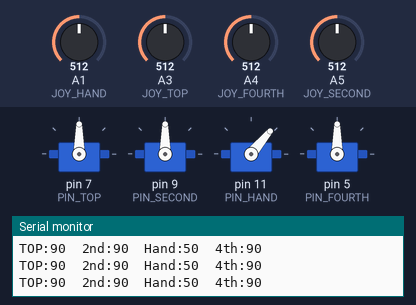
The sketch below on a simulated Arduino Uno, built with avr-gcc and run on an emulated ATmega328P. Parts: 4 × servo, the last lines printed to the serial monitor. The test bench sets the inputs (shaded band); at power-on: A3 (JOY_TOP) = 512, A4 (JOY_FOURTH) = 512, A5 (JOY_SECOND) = 512, A1 (JOY_HAND) = 512.

Above: at 1.7 s.
1.8 s: A3 (JOY_TOP) set to 59
At 3.0 s:
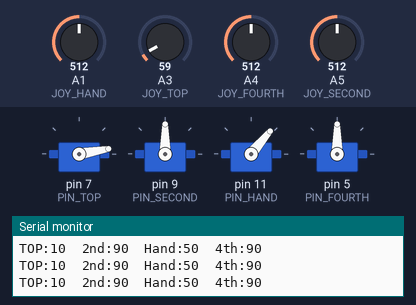
3.3 s: A3 (JOY_TOP) set to 51
At 4.5 s:
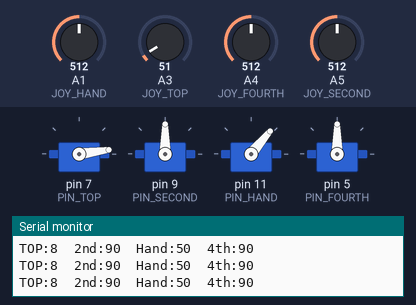
6.3 s: A4 (JOY_FOURTH) set to 571
At 7.5 s:
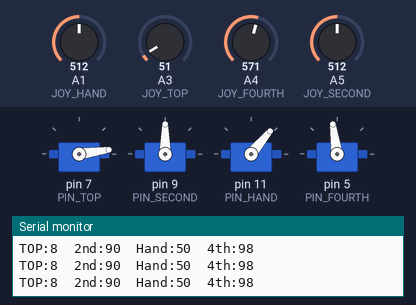
7.8 s: A4 (JOY_FOURTH) set to 596
At 8.9 s:
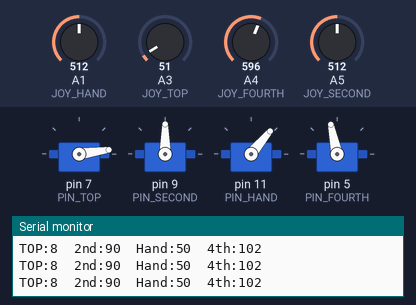
9.3 s: A5 (JOY_SECOND) set to 565
At 10.4 s:
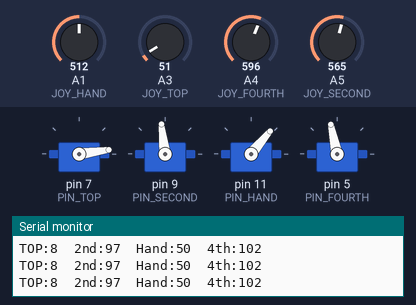
12.3 s: A5 (JOY_SECOND) set to 587
At 13.4 s:
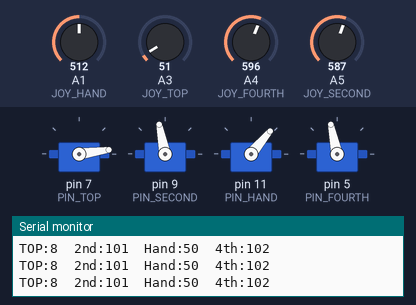
Timing chart, 0 to 14.8 s (numbered marks = the images above; inputs shaded):
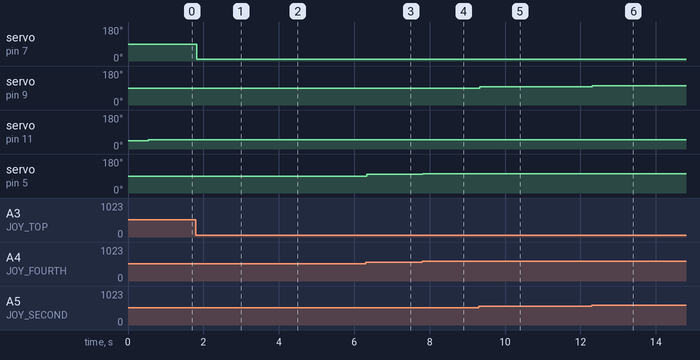

Measured:
- after the input at 1.8 s, servo on pin 7 (PIN_TOP): 90° → 10° at once
- after the input at 3.3 s, servo on pin 7 (PIN_TOP): 10° → 8° at once
- after the input at 6.3 s, servo on pin 5 (PIN_FOURTH): 90° → 98° at once
- after the input at 7.8 s, servo on pin 5 (PIN_FOURTH): 98° → 102° at once
- after the input at 9.3 s, servo on pin 9 (PIN_SECOND): 90° → 97° at once
- after the input at 12.3 s, servo on pin 9 (PIN_SECOND): 97° → 101° at once

The sketch:

4_axis_incomplete.ino
```cpp
/*
 * ================================================================
 *  4-Axis Robotic Arm — Joystick Control (Fixed)
 *  Board  : Arduino Uno
 *  Power  : 9V into Arduino barrel jack
 *           Joysticks → Arduino 5V pin
 *           Servos    → separate 5V / 2A+ supply (shared GND!)
 * ================================================================
 *
 *  PIN MAPPING:
 *    TOP motor   → Servo pin 7   ↔ Joystick A3
 *    2nd motor   → Servo pin 9   ↔ Joystick A5 (was A2 - use A5 if A2 doesn't work)
 *    3rd motor   → Servo pin 11  ↔ Joystick A1 (hand/gripper)
 *    4th motor   → Servo pin 5   ↔ Joystick A4
 *
 *  TROUBLESHOOTING:
 *    Set DEBUG_JOYSTICKS to true below, then open Serial Monitor.
 *    You should see raw values (0-1023) change when you move each joystick.
 *    If values stay at 0, 1023, or random - check wiring:
 *      - Each joystick: VCC→5V, GND→GND, VRx→analog pin
 *      - Try VRy instead of VRx if one axis doesn't work
 * ================================================================
 */

#include <Servo.h>

// -------- Set to true to see raw joystick values (for debugging) --------
#define DEBUG_JOYSTICKS false

// -------- Servo pins --------
#define PIN_TOP     7
#define PIN_SECOND  9
#define PIN_HAND    11
#define PIN_FOURTH  5

// -------- Joystick analog pins --------
#define JOY_TOP     A3
#define JOY_SECOND  A5   // Use A5 if A2 doesn't work; move joystick signal wire to A5
#define JOY_HAND    A1
#define JOY_FOURTH  A4

// -------- Servo objects --------
Servo servo_top;
Servo servo_second;
Servo servo_hand;
Servo servo_fourth;

// -------- Angle limits --------
const int TOP_MIN    = 0;
const int TOP_MAX    = 180;

const int SECOND_MIN = 15;
const int SECOND_MAX = 165;

const int HAND_MIN   = 10;
const int HAND_MAX   = 90;

const int FOURTH_MIN = 15;
const int FOURTH_MAX = 165;

void setup() {
  Serial.begin(9600);
  Serial.println("=== Robotic Arm Joystick Control ===");

  servo_top.attach(PIN_TOP);
  servo_second.attach(PIN_SECOND);
  servo_hand.attach(PIN_HAND);
  servo_fourth.attach(PIN_FOURTH);

  // Start at center positions
  servo_top.write(90);
  servo_second.write(90);
  servo_hand.write(45);
  servo_fourth.write(90);

  delay(500);

  if (DEBUG_JOYSTICKS) {
    Serial.println("DEBUG MODE: Raw joystick values (0-1023)");
    Serial.println("Move each joystick - values should change.\n");
  } else {
    Serial.println("Ready! Move joysticks to control the arm.");
    Serial.println("(Set DEBUG_JOYSTICKS to true to see raw values)\n");
  }
}

void loop() {
  // -------- Read raw joystick values --------
  int joy_top    = analogRead(JOY_TOP);
  int joy_second = analogRead(JOY_SECOND);
  int joy_hand   = analogRead(JOY_HAND);
  int joy_fourth = analogRead(JOY_FOURTH);

  if (DEBUG_JOYSTICKS) {
    // -------- DEBUG: Print raw values only --------
    Serial.print("TOP:");    Serial.print(joy_top);
    Serial.print("  2nd:");  Serial.print(joy_second);
    Serial.print("  Hand:"); Serial.print(joy_hand);
    Serial.print("  4th:");  Serial.println(joy_fourth);
    delay(100);
    return;  // Don't move servos in debug mode
  }

  // -------- Direct mapping: joystick 0-1023 → servo angle --------
  // No deadzone - simpler and works with any joystick
  int top_deg    = map(joy_top,    0, 1023, TOP_MIN,    TOP_MAX);
  int second_deg = map(joy_second,  0, 1023, SECOND_MIN, SECOND_MAX);
  int hand_deg   = map(joy_hand,   0, 1023, HAND_MIN,   HAND_MAX);
  int fourth_deg = map(joy_fourth,  0, 1023, FOURTH_MIN, FOURTH_MAX);

  // -------- Keep within limits --------
  top_deg    = constrain(top_deg,    TOP_MIN,    TOP_MAX);
  second_deg = constrain(second_deg, SECOND_MIN, SECOND_MAX);
  hand_deg   = constrain(hand_deg,   HAND_MIN,   HAND_MAX);
  fourth_deg = constrain(fourth_deg, FOURTH_MIN, FOURTH_MAX);

  // -------- Move servos --------
  servo_top.write(top_deg);
  servo_second.write(second_deg);
  servo_hand.write(hand_deg);
  servo_fourth.write(fourth_deg);

  // -------- Print angles --------
  Serial.print("TOP:");    Serial.print(top_deg);
  Serial.print("  2nd:");  Serial.print(second_deg);
  Serial.print("  Hand:"); Serial.print(hand_deg);
  Serial.print("  4th:");  Serial.println(fourth_deg);

  delay(20);
}
```
